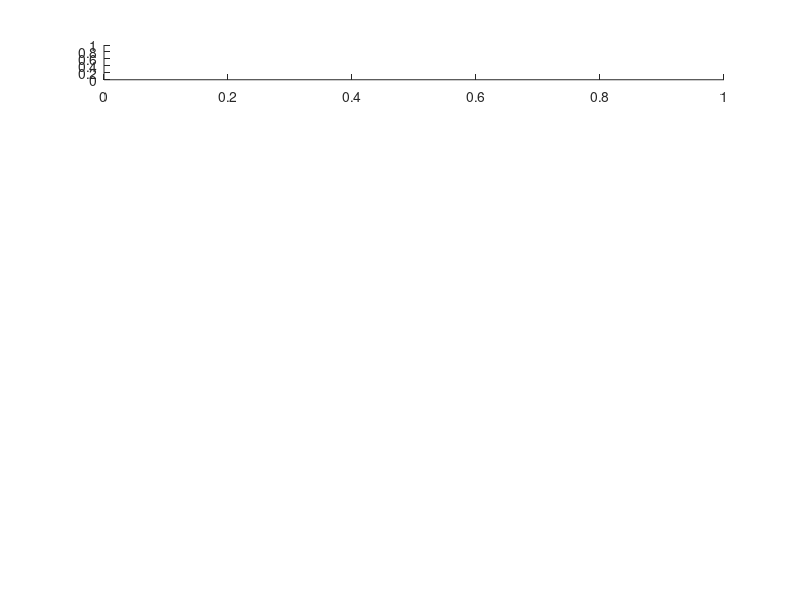

The MATLAB source for this figure: (Note: this script raises an error after producing the figure.)
figure();
subplot(7,1,1)
spk(num,:) = 0; dec(num,:) = 0; [s d] = calciumdxdettrial(trSign*region.traces(num,:)); spk(num,s) = 1; dec(num,d) = 1; if region.transients(1,num) == 1 && sum(spk(num,:)) > 0; region.transients(1,num) = 4; end; hevPlotTrace;

subplot(7,1,2)
spk(num,:) = 0; dec(num,:) = 0; [s d] = calciumdxEvent_DetSingTrHP(trSign*region.traces,num,'no'); spk(num,s) = 1; dec(num,d) = 1; if region.transients(1,num) == 1 && sum(spk(num,:)) > 0; region.transients(1,num) = 4; end; hevPlotTrace;

subplot(7,1,3)
spk(num,:) = 0; dec(num,:) = 0; [s d] = calciumdxEvent_FastAndSlow(trSign*region.traces,num,'no'); spk(num,s) = 1; dec(num,d) = 1; if region.transients(1,num) == 1 && sum(spk(num,:)) > 0; region.transients(1,num) = 4; end; hevPlotTrace;

subplot(7,1,4)
spk(num,:) = 0; dec(num,:) = 0; [s d] = calciumdxEvent_DetSingTrHannFast(trSign*region.traces,num,'no'); spk(num,s) = 1; dec(num,d) = 1; if region.transients(1,num) == 1 && sum(spk(num,:)) > 0; region.transients(1,num) = 4; end; hevPlotTrace;

subplot(7,1,5)
spk(num,:) = 0; dec(num,:) = 0; [s d] = calciumdxEvent_DetSingTrHannSlow(trSign*region.traces,num,'no'); spk(num,s) = 1; dec(num,d) = 1; if region.transients(1,num) == 1 && sum(spk(num,:)) > 0; region.transients(1,num) = 4; end; hevPlotTrace;

subplot(7,1,6)
spk(num,:) = 0; dec(num,:) = 0; [s d] = calciumdxEvent_DetSingTrHPDer(trSign*region.traces,num,'no'); spk(num,s) = 1; dec(num,d) = 1; if region.transients(1,num) == 1 && sum(spk(num,:)) > 0; region.transients(1,num) = 4; end; hevPlotTrace;

subplot(7,1,7)
spk(num,:) = 0; dec(num,:) = 0; [s d] = calciumdxEvent_DetSingTrHP_HF(trSign*region.traces,num,'no',trNew); spk(num,s) = 1; dec(num,d) = 1; if region.transients(1,num) == 1 && sum(spk(num,:)) > 0; region.transients(1,num) = 4; end; hevPlotTrace;

%there is a bug in calciumdxEvent_DetSingTrHannSlow.m that results in event offsets being out of bounds and truncated such that no. of onsets != no. of offsets and results in plotting error for hevPlotTrace.m. Whatever this error is, it's been corrected in calciumdxEvent_FastAndSlow.m, which calls HannSlow but doesn't return in error (mismatched events have been checked). 